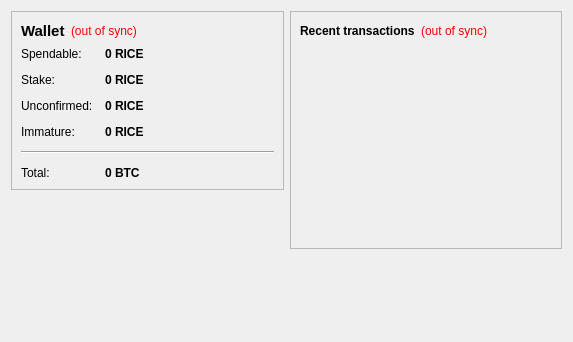
<?xml version="1.0" encoding="UTF-8"?>
<ui version="4.0">
 <class>OverviewPage</class>
 <widget class="QWidget" name="OverviewPage">
  <property name="geometry">
   <rect>
    <x>0</x>
    <y>0</y>
    <width>573</width>
    <height>342</height>
   </rect>
  </property>
  <property name="windowTitle">
   <string>Form</string>
  </property>
  <layout class="QHBoxLayout" name="horizontalLayout" stretch="1,1">
   <item>
    <layout class="QVBoxLayout" name="verticalLayout_2">
     <item>
      <widget class="QFrame" name="frame">
       <property name="frameShape">
        <enum>QFrame::StyledPanel</enum>
       </property>
       <property name="frameShadow">
        <enum>QFrame::Raised</enum>
       </property>
       <layout class="QVBoxLayout" name="verticalLayout_4">
        <item>
         <layout class="QHBoxLayout" name="horizontalLayout_4">
          <item>
           <widget class="QLabel" name="label_5">
            <property name="font">
             <font>
              <pointsize>11</pointsize>
              <weight>75</weight>
              <bold>true</bold>
             </font>
            </property>
            <property name="text">
             <string>Wallet</string>
            </property>
           </widget>
          </item>
          <item>
           <widget class="QLabel" name="labelWalletStatus">
            <property name="toolTip">
             <string>The displayed information may be out of date. Your wallet automatically synchronizes with the Carincoin network after a connection is established, but this process has not completed yet.</string>
            </property>
            <property name="styleSheet">
             <string notr="true">QLabel { color: red; }</string>
            </property>
            <property name="text">
             <string notr="true">(out of sync)</string>
            </property>
            <property name="alignment">
             <set>Qt::AlignLeading|Qt::AlignLeft|Qt::AlignVCenter</set>
            </property>
           </widget>
          </item>
          <item>
           <spacer name="horizontalSpacer_2">
            <property name="orientation">
             <enum>Qt::Horizontal</enum>
            </property>
            <property name="sizeHint" stdset="0">
             <size>
              <width>40</width>
              <height>20</height>
             </size>
            </property>
           </spacer>
          </item>
         </layout>
        </item>
        <item>
         <layout class="QFormLayout" name="formLayout_2">
          <property name="fieldGrowthPolicy">
           <enum>QFormLayout::AllNonFixedFieldsGrow</enum>
          </property>
          <property name="horizontalSpacing">
           <number>12</number>
          </property>
          <property name="verticalSpacing">
           <number>12</number>
          </property>
          <item row="0" column="0">
           <widget class="QLabel" name="label">
            <property name="text">
             <string>Spendable:</string>
            </property>
           </widget>
          </item>
          <item row="0" column="1">
           <widget class="QLabel" name="labelBalance">
            <property name="font">
             <font>
              <weight>75</weight>
              <bold>true</bold>
             </font>
            </property>
            <property name="cursor">
             <cursorShape>IBeamCursor</cursorShape>
            </property>
            <property name="toolTip">
             <string>Your current spendable balance</string>
            </property>
            <property name="text">
             <string notr="true">0 RICE</string>
            </property>
            <property name="textInteractionFlags">
             <set>Qt::LinksAccessibleByMouse|Qt::TextSelectableByKeyboard|Qt::TextSelectableByMouse</set>
            </property>
           </widget>
          </item>
          <item row="1" column="0">
           <widget class="QLabel" name="label_6">
            <property name="text">
             <string>Stake:</string>
            </property>
           </widget>
          </item>
          <item row="1" column="1">
           <widget class="QLabel" name="labelStake">
            <property name="font">
             <font>
              <weight>75</weight>
              <bold>true</bold>
             </font>
            </property>
            <property name="cursor">
             <cursorShape>IBeamCursor</cursorShape>
            </property>
            <property name="toolTip">
             <string>Total of coins that was staked, and do not yet count toward the current balance</string>
            </property>
            <property name="text">
             <string notr="true">0 RICE</string>
            </property>
            <property name="textInteractionFlags">
             <set>Qt::LinksAccessibleByMouse|Qt::TextSelectableByKeyboard|Qt::TextSelectableByMouse</set>
            </property>
           </widget>
          </item>
          <item row="2" column="0">
           <widget class="QLabel" name="label_3">
            <property name="text">
             <string>Unconfirmed:</string>
            </property>
           </widget>
          </item>
          <item row="2" column="1">
           <widget class="QLabel" name="labelUnconfirmed">
            <property name="font">
             <font>
              <weight>75</weight>
              <bold>true</bold>
             </font>
            </property>
            <property name="cursor">
             <cursorShape>IBeamCursor</cursorShape>
            </property>
            <property name="toolTip">
             <string>Total of transactions that have yet to be confirmed, and do not yet count toward the current balance</string>
            </property>
            <property name="text">
             <string notr="true">0 RICE</string>
            </property>
            <property name="textInteractionFlags">
             <set>Qt::LinksAccessibleByMouse|Qt::TextSelectableByKeyboard|Qt::TextSelectableByMouse</set>
            </property>
           </widget>
          </item>
          <item row="3" column="0">
           <widget class="QLabel" name="labelImmatureText">
            <property name="text">
             <string>Immature:</string>
            </property>
           </widget>
          </item>
          <item row="3" column="1">
           <widget class="QLabel" name="labelImmature">
            <property name="font">
             <font>
              <weight>75</weight>
              <bold>true</bold>
             </font>
            </property>
            <property name="toolTip">
             <string>Mined balance that has not yet matured</string>
            </property>
            <property name="text">
             <string notr="true">0 RICE</string>
            </property>
            <property name="textInteractionFlags">
             <set>Qt::LinksAccessibleByMouse|Qt::TextSelectableByKeyboard|Qt::TextSelectableByMouse</set>
            </property>
           </widget>
          </item>
          <item row="4" column="0" colspan="2">
           <widget class="Line" name="line">
            <property name="orientation">
             <enum>Qt::Horizontal</enum>
            </property>
           </widget>
          </item>
          <item row="5" column="0">
           <widget class="QLabel" name="labelTotalText">
            <property name="text">
             <string>Total:</string>
            </property>
           </widget>
          </item>
          <item row="5" column="1">
           <widget class="QLabel" name="labelTotal">
            <property name="font">
             <font>
              <weight>75</weight>
              <bold>true</bold>
             </font>
            </property>
            <property name="cursor">
             <cursorShape>IBeamCursor</cursorShape>
            </property>
            <property name="toolTip">
             <string>Your current total balance</string>
            </property>
            <property name="text">
             <string notr="true">0 BTC</string>
            </property>
            <property name="textInteractionFlags">
             <set>Qt::LinksAccessibleByMouse|Qt::TextSelectableByKeyboard|Qt::TextSelectableByMouse</set>
            </property>
           </widget>
          </item>
         </layout>
        </item>
       </layout>
      </widget>
     </item>
     <item>
      <spacer name="verticalSpacer_3">
       <property name="orientation">
        <enum>Qt::Vertical</enum>
       </property>
       <property name="sizeHint" stdset="0">
        <size>
         <width>20</width>
         <height>40</height>
        </size>
       </property>
      </spacer>
     </item>
     <item>
      <widget class="QLabel" name="label_2">
       <property name="text">
        <string/>
       </property>
       <property name="pixmap">
        <pixmap resource="../bitcoin.qrc">:/images/backg</pixmap>
       </property>
       <property name="scaledContents">
        <bool>false</bool>
       </property>
       <property name="alignment">
        <set>Qt::AlignCenter</set>
       </property>
      </widget>
     </item>
     <item>
      <spacer name="verticalSpacer">
       <property name="orientation">
        <enum>Qt::Vertical</enum>
       </property>
       <property name="sizeHint" stdset="0">
        <size>
         <width>20</width>
         <height>40</height>
        </size>
       </property>
      </spacer>
     </item>
    </layout>
   </item>
   <item>
    <layout class="QVBoxLayout" name="verticalLayout_3">
     <item>
      <widget class="QFrame" name="frame_2">
       <property name="frameShape">
        <enum>QFrame::StyledPanel</enum>
       </property>
       <property name="frameShadow">
        <enum>QFrame::Raised</enum>
       </property>
       <layout class="QVBoxLayout" name="verticalLayout">
        <item>
         <layout class="QHBoxLayout" name="horizontalLayout_2">
          <item>
           <widget class="QLabel" name="label_4">
            <property name="text">
             <string>&lt;b&gt;Recent transactions&lt;/b&gt;</string>
            </property>
           </widget>
          </item>
          <item>
           <widget class="QLabel" name="labelTransactionsStatus">
            <property name="toolTip">
             <string>The displayed information may be out of date. Your wallet automatically synchronizes with the Carincoin network after a connection is established, but this process has not completed yet.</string>
            </property>
            <property name="styleSheet">
             <string notr="true">QLabel { color: red; }</string>
            </property>
            <property name="text">
             <string notr="true">(out of sync)</string>
            </property>
            <property name="alignment">
             <set>Qt::AlignRight|Qt::AlignTrailing|Qt::AlignVCenter</set>
            </property>
           </widget>
          </item>
          <item>
           <spacer name="horizontalSpacer">
            <property name="orientation">
             <enum>Qt::Horizontal</enum>
            </property>
            <property name="sizeHint" stdset="0">
             <size>
              <width>40</width>
              <height>20</height>
             </size>
            </property>
           </spacer>
          </item>
         </layout>
        </item>
        <item>
         <widget class="QListView" name="listTransactions">
          <property name="styleSheet">
           <string notr="true">QListView { background: transparent; }</string>
          </property>
          <property name="frameShape">
           <enum>QFrame::NoFrame</enum>
          </property>
          <property name="verticalScrollBarPolicy">
           <enum>Qt::ScrollBarAlwaysOff</enum>
          </property>
          <property name="horizontalScrollBarPolicy">
           <enum>Qt::ScrollBarAlwaysOff</enum>
          </property>
          <property name="selectionMode">
           <enum>QAbstractItemView::NoSelection</enum>
          </property>
         </widget>
        </item>
       </layout>
      </widget>
     </item>
     <item>
      <spacer name="verticalSpacer_2">
       <property name="orientation">
        <enum>Qt::Vertical</enum>
       </property>
       <property name="sizeHint" stdset="0">
        <size>
         <width>20</width>
         <height>40</height>
        </size>
       </property>
      </spacer>
     </item>
    </layout>
   </item>
  </layout>
 </widget>
 <resources>
  <include location="../bitcoin.qrc"/>
 </resources>
 <connections/>
</ui>
